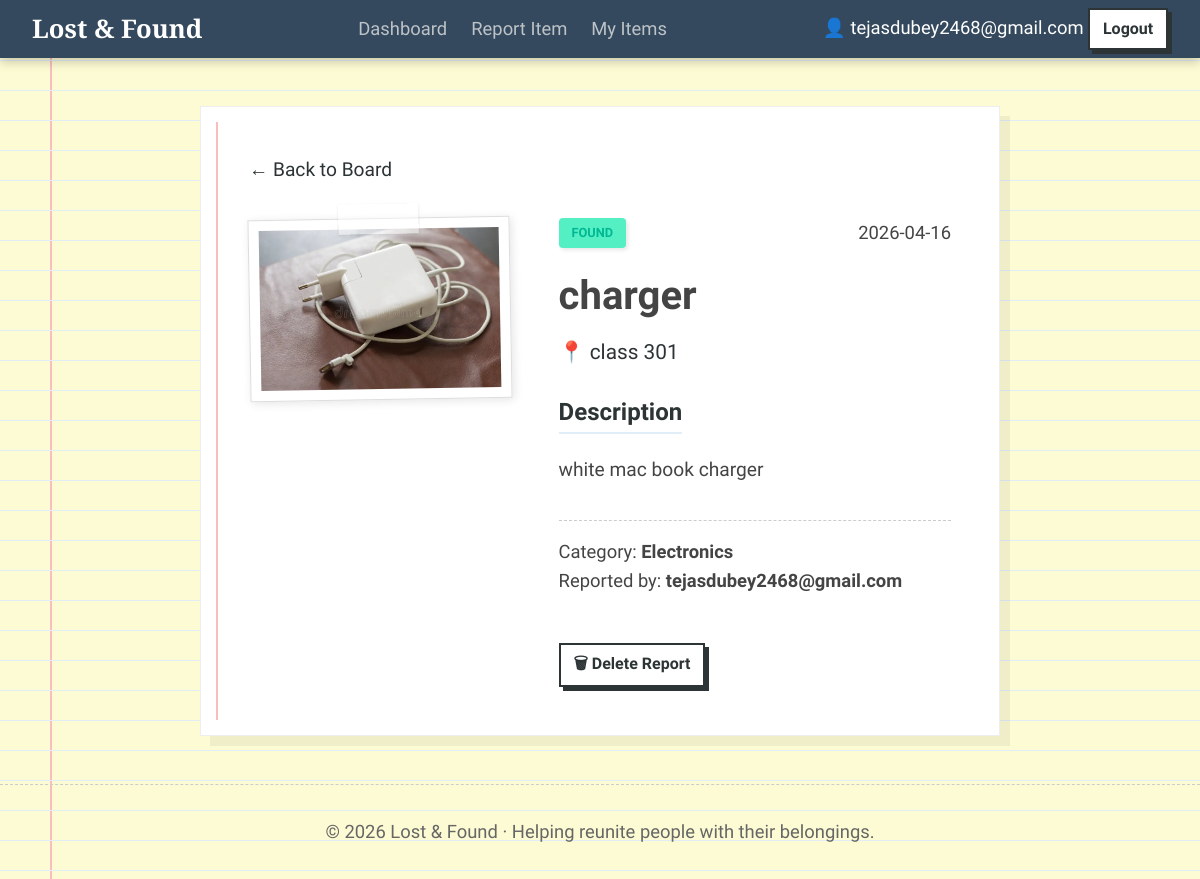
Before: /item/11 (signed in) with the older database file.
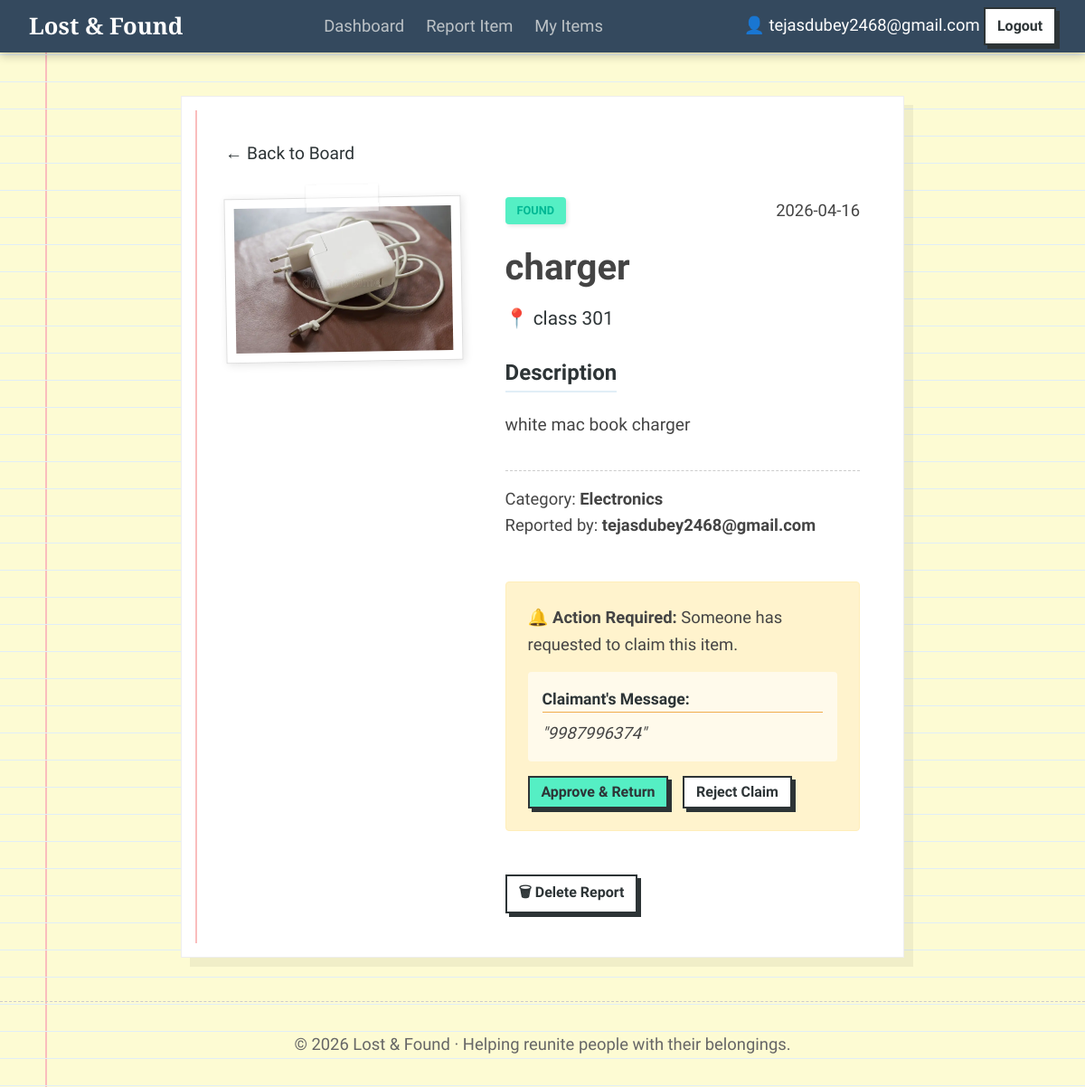
After: the same page with the newer database file.
### tables this page shows
CREATE TABLE items (
            id           INTEGER PRIMARY KEY AUTOINCREMENT,
            user_id      INTEGER NOT NULL,
            status       TEXT    NOT NULL CHECK(status IN ('Lost','Found')),
            title        TEXT    NOT NULL,
            description  TEXT    NOT NULL,
            category     TEXT    NOT NULL,
            location     TEXT    NOT NULL,
            image_path   TEXT,
            claim_status TEXT    NOT NULL DEFAULT 'Available'
                          CHECK(claim_status IN ('Available','Pending','Claimed')),
            claimant_id  INTEGER,
            created_at   DATETIME DEFAULT (datetime('now','localtime')), claim_details TEXT,
            FOREIGN KEY (user_id)    REFERENCES users(id) ON DELETE CASCADE,
            FOREIGN KEY (claimant_id) REFERENCES users(id)
        );

CREATE TABLE users (
            id            INTEGER PRIMARY KEY AUTOINCREMENT,
            username      TEXT    UNIQUE NOT NULL,
            email         TEXT    UNIQUE NOT NULL,
            password_hash TEXT    NOT NULL,
            created_at    DATETIME DEFAULT (datetime('now','localtime'))
        );

### app.py (the view)
@app.route('/item/<int:item_id>')
@login_required
def item_detail(item_id):
    db   = get_db()
    item = db.execute(
        """SELECT i.*, u.username FROM items i
           JOIN users u ON i.user_id = u.id
           WHERE i.id=?""", (item_id,)
    ).fetchone()
    db.close()
    if not item:
        abort(404)
    return render_template('item_detail.html', item=item)

### app.py (called while the page is built)
def login_required(f):
    @wraps(f)
    def decorated(*args, **kwargs):
        if 'user_id' not in session:
            flash('Please log in to continue.', 'info')
            return redirect(url_for('login'))
        return f(*args, **kwargs)
    return decorated

### database.py (called while the page is built)
def get_db():
    conn = sqlite3.connect(DB_PATH)
    conn.row_factory = sqlite3.Row
    conn.execute("PRAGMA foreign_keys = ON")
    return conn

### templates/item_detail.html (shortened to what this page needs)
{% extends "base.html" %}
{% block content %}
<div class="notepad-page-container">
  <div class="notepad-sheet">
    <a href="{{ url_for('dashboard') }}" class="back-link">← Back to Board</a>
    <div class="detail-layout">
      <div class="detail-img-side">
        {% if item.image_path %}
        <div class="detail-img-wrap" style="transform: rotate(-1deg); padding: 10px; background: #fff; box-shadow: 2px 2px 10px rgba(0,0,0,0.1); border: 1px solid #ddd;">
          <img src="{{ url_for('uploaded_file', filename=item.image_path) }}"
               alt="{{ item.title }}" style="width:100%; display:block;"/>
          <div class="tape-sticker" style="position:absolute; top:-15px; left:50%; transform:translateX(-50%); width:80px; height:30px; background:rgba(255,255,255,0.4); box-shadow:0 1px 3px rgba(0,0,0,0.1);"></div>
        </div>
        {% else %}
        <div class="detail-img-placeholder" style="height: 250px; background: #f9f9f9; border: 2px dashed #ddd; display: flex; align-items: center; justify-content: center; font-size: 3rem;">
          📷
        </div>
        {% endif %}
      </div>
      <div class="detail-text-side">
        <div style="display: flex; justify-content: space-between; align-items: center; margin-bottom: 1rem;">
          <span class="badge badge-{{ item.status|lower }}" style="position:static; transform:none;">{{ item.status }}</span>
          <span class="card-date">{{ item.created_at[:10] }}</span>
        </div>
        <h1 class="page-title" style="position:static; transform:none; left:0; text-align:left; font-size: 2.5rem; margin-bottom: 0.5rem;">
          {{ item.title }}
        </h1>
        <p class="hand-label" style="font-size: 1.3rem; margin-bottom: 1.5rem;">📍 {{ item.location }}</p>
        <div style="margin-bottom: 2rem;">
          <h3 class="hand-label" style="font-size: 1.5rem; border-bottom: 2px solid var(--line-blue); display: inline-block;">Description</h3>
          <p style="margin-top: 1rem; font-size: 1.2rem; line-height: 1.8; white-space: pre-wrap;">{{ item.description }}</p>
        </div>
        <div class="detail-meta-footer" style="padding-top: 1rem; border-top: 1px dashed #ccc; margin-top: 2rem;">
          <p>Category: <strong>{{ item.category }}</strong></p>
          <p>Reported by: <strong>{{ item.username }}</strong></p>
        </div>
        <div class="detail-actions" style="margin-top: 3rem;">
          {% if item.user_id == session.user_id %}
            <div style="display:flex; flex-direction:column; gap: 1rem;">
              {% if item.claim_status == 'Pending' %}
              <div class="claim-notice" style="background:#fff3cd; padding:1.5rem; border:1px solid #ffeeba; border-radius:4px; margin-bottom: 2rem;">
                <p style="margin-bottom: 1rem;">🔔 <strong>Action Required:</strong> Someone has requested to claim this item.</p>
                <div style="background: rgba(255,255,255,0.6); padding: 1rem; border-radius: 4px; margin-bottom: 1rem;">
                  <h4 class="hand-label" style="font-size: 1.1rem; border-bottom: 1px solid #f0ad4e;">Claimant's Message:</h4>
                  <p style="margin-top: 0.5rem; font-style: italic; white-space: pre-wrap;">"{{ item.claim_details or 'No details provided.' }}"</p>
                </div>
                <div style="display:flex; gap:1rem; margin-top: 0.5rem;">
                  <button class="btn btn-success btn-sm" onclick="resolveClaimBtn({{ item.id }}, 'approve', this)">Approve &amp; Return</button>
                  <button class="btn btn-danger btn-sm" onclick="resolveClaimBtn({{ item.id }}, 'reject', this)">Reject Claim</button>
                </div>
              </div>
              {% elif item.claim_status == 'Claimed' %}
              <p style="color:var(--success); font-weight:bold;">🎉 This item has been returned safely!</p>
              {% endif %}
              <button class="btn btn-danger btn-sm" onclick="confirmDelete(event, {{ item.id }})" style="align-self:flex-start;">🗑 Delete Report</button>
            </div>
          {% elif item.claim_status == 'Available' and item.status == 'Found' %}
            <button class="btn btn-success btn-lg" onclick="claimItem({{ item.id }}, this)" style="width:100%;">🤝 Claim This Item</button>
          {% else %}
            <div class="badge badge-{{ item.claim_status|lower }}" style="position:static; transform:none; display:inline-block;">{{ item.claim_status }}</div>
          {% endif %}
        </div>
      </div>
    </div>
  </div>
</div>
{% endblock %}

### templates/base.html (shortened to what this page needs)
<!DOCTYPE html>
<html lang="en">
<head>
  <link rel="stylesheet" href="{{ url_for('static', filename='css/style.css') }}"/>
</head>
<body>
{% if session.get('user_id') %}
<nav class="navbar">
  <div class="nav-inner">
    <a href="{{ url_for('dashboard') }}" class="nav-logo">Lost&nbsp;&amp;&nbsp;Found</a>
    <div class="nav-links">
      <a href="{{ url_for('dashboard') }}"  class="nav-link {% if request.endpoint=='dashboard' %}active{% endif %}">Dashboard</a>
      <a href="{{ url_for('report') }}"     class="nav-link {% if request.endpoint=='report' %}active{% endif %}">Report Item</a>
      <a href="{{ url_for('my_items') }}"   class="nav-link {% if request.endpoint=='my_items' %}active{% endif %}">My Items</a>
    </div>
    <div class="nav-right">
      <span class="nav-user">👤 {{ session.username }}</span>
      <a href="{{ url_for('logout') }}" class="btn btn-ghost btn-sm">Logout</a>
    </div>
  </div>
</nav>
{% endif %}
<main class="main-wrap">
  {% block content %}{% endblock %}
</main>
<footer class="site-footer">
  <div class="container">
    <p>&copy; 2026 Lost &amp; Found &middot; Helping reunite people with their belongings.</p>
  </div>
</footer>
</body>
</html>

### static/css/style.css (style rules this page uses)
:root { --paper-yellow: #fdfbd3; --line-blue: #e1eef7; --margin-red: #fabdbd; --charcoal: #2d3436; --text: #444; --text-muted: #666; --primary: #d35400; --primary-dark: #b84800; --success: #27ae60; --danger: #c0392b; --tape-color: rgba(255, 255, 255, 0.4); --shadow-notepad: 0 4px 15px rgba(0,0,0,0.1); --font-main: 'Patrick Hand', cursive; --font-accent: 'Gochi Hand', cursive; --font-serif: 'Playfair Display', serif; }
*, *::before, *::after { box-sizing: border-box; margin: 0; padding: 0; }
html { scroll-behavior: smooth; }
body { font-family: var(--font-main); background: var(--paper-yellow); background-image: linear-gradient(var(--line-blue) 1px, transparent 1px), linear-gradient(90deg, var(--margin-red) 2px, transparent 2px); background-size: 100% 30px, 100% 100%; background-position: 0 0, 50px 0; background-attachment: fixed; color: var(--text); line-height: 1.6; min-height: 100vh; display: flex; flex-direction: column; font-size: 1.15rem; }
.navbar { background: #34495e; color: #fff; padding: 0.5rem 0; position: sticky; top: 0; z-index: 1000; box-shadow: 0 4px 10px rgba(0,0,0,0.2); }
.nav-inner { max-width: 1200px; margin: 0 auto; padding: 0 2rem; display: flex; align-items: center; justify-content: space-between; }
.nav-logo { font-family: var(--font-serif); font-weight: 700; font-size: 1.6rem; color: #fff; text-decoration: none; }
.nav-links { display: flex; gap: 1.5rem; }
.nav-link { color: #bdc3c7; text-decoration: none; font-weight: 500; transition: color 0.3s; }
.badge { display: inline-block; padding: 0.3rem 0.8rem; border-radius: 4px; font-weight: 700; text-transform: uppercase; font-size: 0.8rem; transform: rotate(-5deg); position: absolute; top: 10px; right: 10px; z-index: 5; box-shadow: 2px 2px 4px rgba(0,0,0,0.1); }
.badge-found { background: #55efc4; color: #00b894; }
.btn { font-family: var(--font-accent); padding: 0.8rem 1.5rem; border: 2px solid var(--charcoal); background: white; color: var(--charcoal); cursor: pointer; font-weight: 700; font-size: 1.2rem; transition: all 0.2s; box-shadow: 4px 4px 0px var(--charcoal); text-decoration: none; display: inline-block; }
.btn-success { background: #55efc4; }
.btn-sm { padding: 0.4rem 0.8rem; font-size: 1rem; }
.notepad-page-container { display: flex; justify-content: center; padding: 3rem 2rem; }
.notepad-sheet { background: white; width: 100%; max-width: 800px; margin: 0 auto; padding: 3rem; box-shadow: 10px 10px 0px rgba(0,0,0,0.05); border: 1px solid #eee; position: relative; transition: transform 0.4s ease; }
.notepad-sheet::before { content: ""; position: absolute; top: 15px; left: 15px; right: 15px; bottom: 15px; border-left: 2px solid var(--margin-red); pointer-events: none; }
.notepad-sheet h1, .notepad-sheet h2 { font-family: var(--font-accent); margin-bottom: 1.5rem; text-align: center; }
.back-link { display: inline-block; margin-bottom: 2rem; color: var(--charcoal); text-decoration: none; font-family: var(--font-accent); font-size: 1.2rem; transition: color 0.2s; }
.hand-label { font-family: var(--font-accent); font-size: 1.5rem; display: block; margin-bottom: 0.2rem; color: var(--charcoal); }
.page-title { text-align: center; font-family: var(--font-serif); font-size: 3rem; margin-bottom: 1rem; position: relative; display: inline-block; left: 50%; transform: translateX(-50%); }
.page-title::after { content: ""; position: absolute; bottom: 0; left: 0; height: 8px; background: rgba(255, 234, 167, 0.5); width: 100%; z-index: -1; }
.detail-layout { display: flex; gap: 3rem; align-items: flex-start; }
.detail-img-side { flex: 1; min-width: 0; }
.detail-text-side { flex: 1.5; min-width: 0; }
.site-footer { margin-top: auto; padding: 2rem; text-align: center; border-top: 1px dashed #ccc; color: var(--text-muted); }

Changed rows visible on the page:
changed items "charger": claim_status "Available" → "Pending" (drawn); claim_details (not shown) → "9987996374"
Other visible differences:
text now shown: "🔔 Action Required: Someone has requested to claim this item. Claimant's Message: \" \" Approve & Return Reject Claim"
